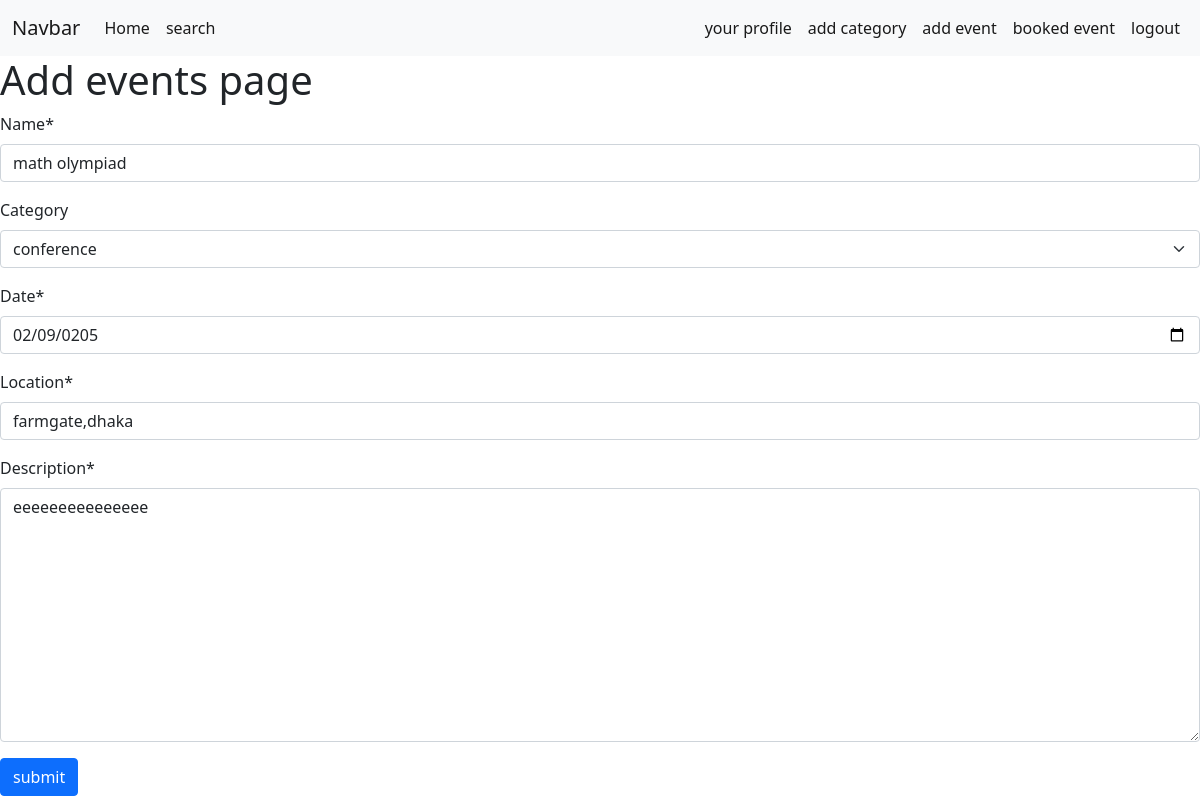
/event/edit/14 (signed in), run on the app's committed database.
### events/models.py (models this page shows, shortened)
class Event(models.Model):
    name = models.CharField(max_length=30)
    category = models.ForeignKey(Category,on_delete=models.CASCADE,blank=True,null=True)
    date= models.DateField(null=True,blank=True)
    location = models.CharField(max_length=50)
    description = models.TextField(max_length=200)

### categories/models.py (models this page shows)
class Category(models.Model):
    name = models.CharField(max_length=30)
    def __str__(self):
        return self.name

### events/views.py (the view)
# urls.py: path('edit/<int:id>',views.edit_event,name = "edit_event"),
@login_required
def edit_event(request,id):
    edit = models.Event.objects.get(pk=id)
    event_form = EventForm(instance=edit)
    if request.method == "POST":
        event_form = EventForm(request.POST,instance=edit)
        if event_form.is_valid():
            event_form.save()
            return redirect("homepage")
    else:
        event_form = EventForm(instance=edit)
    return render(request,'add_events.html',{'form':event_form})

### events/forms.py
class EventForm(forms.ModelForm):
    class Meta:
        model = Event
        fields = '__all__'
    date = forms.DateField(widget=forms.DateInput(attrs={'type':'date'}))

### events/templates/add_events.html (shortened to what this page needs)
{% extends 'index.html' %}
{% load crispy_forms_tags %}
{% block content %}
<form method = "post">
    <h1>Add events page</h1>
    {{ form | crispy }}
    <button class = "btn btn-primary">submit</button>
</form>
{% endblock %}

### data on the page
Event: name "math olympiad", category "conference", date "02/09/0205", location "farmgate,dhaka", description "eeeeeeeeeeeeeee"
